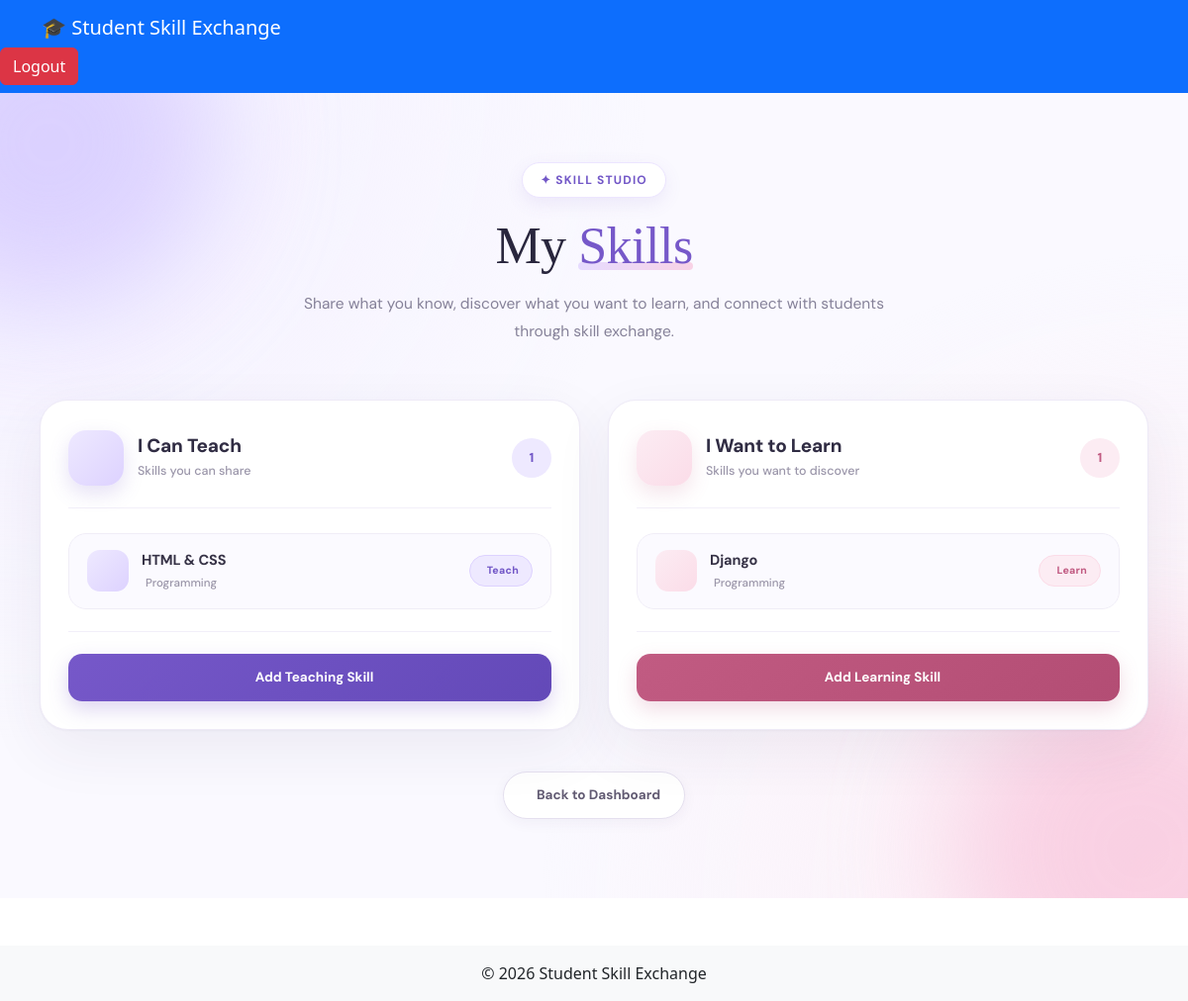
The page /skills/ (signed in) on the database its author committed.
### exchange/models.py (models this page shows)
class StudentSkill(models.Model):
    SKILL_TYPE_CHOICES = [
        ('teach', 'Can Teach'),
        ('learn', 'Want to Learn'),
    ]
    student = models.ForeignKey(
        StudentProfile,
        on_delete=models.CASCADE
    )
    skill = models.ForeignKey(
        Skill,
        on_delete=models.CASCADE
    )
    skill_type = models.CharField(
        max_length=10,
        choices=SKILL_TYPE_CHOICES
    )

class Skill(models.Model):
    CATEGORY_CHOICES = [
        ('Programming', 'Programming'),
        ('Designing', 'Designing'),
        ('Languages', 'Languages'),
        ('Photography', 'Photography'),
        ('Music', 'Music'),
        ('Marketing', 'Marketing'),
        ('Academics', 'Academics'),
    ]
    name = models.CharField(max_length=100)
    category = models.CharField(max_length=50, choices=CATEGORY_CHOICES)
    description = models.TextField(blank=True)

### exchange/views.py (the view)
# urls.py: path('skills/', views.skills, name='skills'),
def skills(request):
    if not request.user.is_authenticated:
        return redirect("login")
    student_profile, created = StudentProfile.objects.get_or_create(
        user=request.user
    )
    teaching_skills = StudentSkill.objects.filter(
        student=student_profile,
        skill_type="teach"
    ).select_related("skill")
    learning_skills = StudentSkill.objects.filter(
        student=student_profile,
        skill_type="learn"
    ).select_related("skill")
    teach_count = teaching_skills.count()
    learn_count = learning_skills.count()
    return render(
        request,
        "skills.html",
        {
            "student_profile": student_profile,
            "teaching_skills": teaching_skills,
            "learning_skills": learning_skills,
            "teach_count": teach_count,
            "learn_count": learn_count,
        }
    )

### exchange/templates/skills.html (shortened to what this page needs)
{% extends "base.html" %}
{% block content %}
<div class="skills-page">
    <div class="skills-wrapper">
        <div class="page-heading">
            <div class="small-heading">
                ✦ Skill Studio
            </div>
            <h1>
                My <span>Skills</span>
            </h1>
            <p>
                Share what you know, discover what you want to learn,
                and connect with students through skill exchange.
            </p>
        </div>
        <div class="skill-columns">
            <div class="skill-panel teach-panel">
                <div class="panel-header">
                    <div class="panel-title-area">
                        <div class="panel-icon teach-icon">
                        </div>
                        <div class="panel-title">
                            <h2>I Can Teach</h2>
                            <p>Skills you can share</p>
                        </div>
                    </div>
                    <div class="skill-count teach-count">
                        {{ teach_count }}
                    </div>
                </div>
                <div class="skill-list">
                    {% for item in teaching_skills %}
                        <div class="skill-item">
                            <div class="skill-left">
                                <div class="skill-symbol teach-symbol">
                                </div>
                                <div>
                                    <div class="skill-name">
                                        {{ item.skill.name }}
                                    </div>
                                    <div class="skill-category">
                                        {{ item.skill.category }}
                                    </div>
                                </div>
                            </div>
                            <span class="type-badge teach-badge">
                                Teach
                            </span>
                        </div>
                    {% empty %}
                        <div class="empty-box">
                            <div class="empty-icon">💡</div>
                            <h4>No teaching skills yet</h4>
                            <p>Add a skill you know and help another student learn it.</p>
                        </div>
                    {% endfor %}
                </div>
                <div class="add-area">
                    <a href="{% url 'add_skill' %}" class="add-btn teach-btn">
                        Add Teaching Skill
                    </a>
                </div>
            </div>
            <div class="skill-panel learn-panel">
                <div class="panel-header">
                    <div class="panel-title-area">
                        <div class="panel-icon learn-icon">
                        </div>
                        <div class="panel-title">
                            <h2>I Want to Learn</h2>
                            <p>Skills you want to discover</p>
                        </div>
                    </div>
                    <div class="skill-count learn-count">
                        {{ learn_count }}
                    </div>
                </div>
                <div class="skill-list">
                    {% for item in learning_skills %}
                        <div class="skill-item">
                            <div class="skill-left">
                                <div class="skill-symbol learn-symbol">
                                </div>
                                <div>
                                    <div class="skill-name">
                                        {{ item.skill.name }}
                                    </div>
                                    <div class="skill-category">
                                        {{ item.skill.category }}
                                    </div>
                                </div>
                            </div>
                            <span class="type-badge learn-badge">
                                Learn
                            </span>
                        </div>
                    {% empty %}
                        <div class="empty-box">
                            <div class="empty-icon">🌱</div>
                            <h4>No learning skills yet</h4>
                            <p>Add something you want to learn from another student.</p>
                        </div>
                    {% endfor %}
                </div>
                <div class="add-area">
                    <a href="{% url 'add_skill' %}" class="add-btn learn-btn">
                        Add Learning Skill
                    </a>
                </div>
            </div>
        </div>
        <div class="back-area">
            <a href="{% url 'dashboard' %}" class="back-btn">
                Back to Dashboard
            </a>
        </div>
    </div>
</div>
{% endblock %}

### rows shown on the page
StudentSkill: skill.name "HTML & CSS", skill.category "Programming"
StudentSkill: skill.name "Django", skill.category "Programming"

### other values the page prints
{{ teach_count }} "1"
{{ learn_count }} "1"
